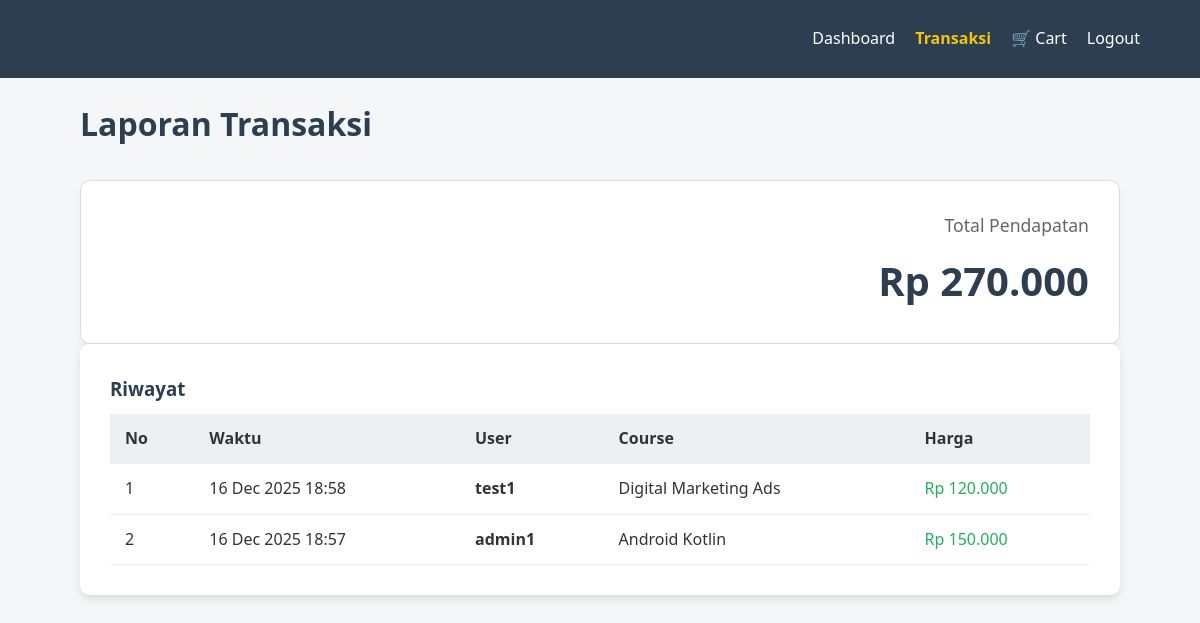
The page /admin_transactions.php (signed in) on the database its author committed.
### tables this page shows
CREATE TABLE `enrollments` (
  `id` int(11) NOT NULL,
  `user_id` int(11) NOT NULL,
  `course_id` int(11) NOT NULL,
  `enroll_date` timestamp NOT NULL DEFAULT current_timestamp()
);

CREATE TABLE `users` (
  `id` int(11) NOT NULL,
  `username` varchar(50) NOT NULL,
  `email` varchar(100) NOT NULL,
  `password` varchar(255) NOT NULL,
  `gender` enum('Male','Female') NOT NULL,
  `dob` date NOT NULL,
  `created_at` timestamp NOT NULL DEFAULT current_timestamp(),
  `role` enum('admin','student') NOT NULL DEFAULT 'student'
);

CREATE TABLE `courses` (
  `id` int(11) NOT NULL,
  `title` varchar(100) NOT NULL,
  `description` text NOT NULL,
  `price` decimal(10,2) DEFAULT 0.00,
  `mentor` varchar(100) DEFAULT 'Tim E-Learning',
  `duration` varchar(50) DEFAULT '1 Jam',
  `level` enum('Pemula','Menengah','Mahir') DEFAULT 'Pemula'
);

### admin_transactions.php (the view, shortened to what this page needs)
<?php
include 'db.php';
$q="SELECT enrollments.enroll_date, users.username, courses.title, courses.price FROM enrollments JOIN users ON enrollments.user_id=users.id JOIN courses ON enrollments.course_id=courses.id ORDER BY enrollments.enroll_date DESC";
$res=$conn->query($q); $total=0;
?>
<!DOCTYPE html>
<html lang="id">
<head><title>Transaksi</title><link rel="stylesheet" href="style.css"></head>
<body>
    <nav>
        <h2>Admin Panel</h2>
        <ul>
            <li><a href="admin.php">Dashboard</a></li>
            <li><a href="admin_transactions.php" class="text-yellow font-bold">Transaksi</a></li>
            <li><a href="cart.php">🛒 Cart</a></li>
            <li><a href="logout.php" onclick="return confirm('Logout?')">Logout</a></li>
        </ul>
    </nav>
    <div class="container mt-30">
        <h1 class="section-title">Laporan Transaksi</h1>
        <?php $trans=[]; if($res){ while($row=$res->fetch_assoc()){ $trans[]=$row; $total+=$row['price']; } } ?>
        <div class="revenue-box">
            <p>Total Pendapatan</p>
            <h2>Rp <?php echo number_format($total,0,',','.'); ?></h2>
        </div>
        <div class="detail-card">
            <h3>Riwayat</h3>
            <?php if($trans): ?>
                <table>
                    <thead><tr><th>No</th><th>Waktu</th><th>User</th><th>Course</th><th>Harga</th></tr></thead>
                    <tbody>
                        <?php $no=1; foreach($trans as $t): ?>
                        <tr>
                            <td><?php echo $no++; ?></td>
                            <td><?php echo date('d M Y H:i', strtotime($t['enroll_date'])); ?></td>
                            <td class="font-bold"><?php echo htmlspecialchars($t['username']); ?></td>
                            <td><?php echo htmlspecialchars($t['title']); ?></td>
                            <td class="text-green">Rp <?php echo number_format($t['price'],0,',','.'); ?></td>
                        </tr>
                        <?php endforeach; ?>
                    </tbody>
                </table>
            <?php else: ?>
                <p class="text-center">Belum ada data.</p>
            <?php endif; ?>
        </div>
    </div>
</body>
</html>

### style.css (style rules this page uses)
* { box-sizing: border-box; margin: 0; padding: 0; }
body { font-family: 'Segoe UI', sans-serif; background-color: #f4f6f8; color: #333; line-height: 1.6; padding-bottom: 50px; }
a { text-decoration: none; color: inherit; transition: 0.3s; }
ul { list-style: none; }
h1, h2, h3 { color: #2c3e50; margin-bottom: 10px; }
.text-yellow { color: #f1c40f !important; }
.text-green { color: #27ae60 !important; }
.font-bold { font-weight: bold; }
.mt-30 { margin-top: 30px; }
nav { background-color: #2c3e50; color: white; padding: 15px 5%; display: flex; justify-content: space-between; align-items: center; position: sticky; top: 0; z-index: 1000; }
nav ul { display: flex; gap: 20px; align-items: center; }
.container { width: 90%; max-width: 1200px; margin: auto; padding: 20px; }
.detail-card { background: white; padding: 30px; border-radius: 10px; box-shadow: 0 4px 10px rgba(0,0,0,0.1); }
table { width: 100%; border-collapse: collapse; margin-top: 10px; background: white; }
th, td { padding: 12px 15px; border-bottom: 1px solid #eee; text-align: left; }
thead { background-color: #ecf0f1; }
.revenue-box { background: #ffffff; color: #333; padding: 30px; border-radius: 10px; text-align: right; margin-top: 30px; border: 1px solid #ddd; box-shadow: 0 4px 6px rgba(0,0,0,0.05); }
.revenue-box h2 { color: #2c3e50; font-size: 2.5em; margin: 0; font-weight: bold; }
.revenue-box p { color: #666; margin-bottom: 10px; font-size: 1.1em; }

### rows shown on the page
enrollments: enroll_date "16 Dec 2025 18:58", user.username "test1", course.title "Digital Marketing Ads", course.price "120.000"
enrollments: enroll_date "16 Dec 2025 18:57", user.username "admin1", course.title "Android Kotlin", course.price "150.000"

### other values the page prints
$total "270.000"
